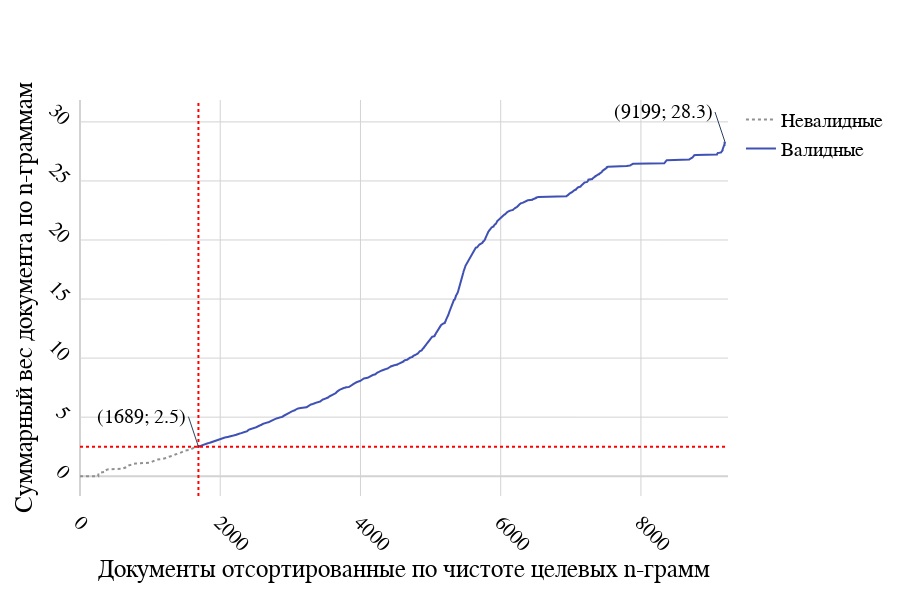

Notebook cell for this chart:
### Markdown cell above
# FREQUENT N-GRAMS

### Code cell
figure(
    stats['frequent']['stats'], 
    CONFIG['frequent_threshold'], 
    'Документы отсортированные по чистоте целевых n-грамм', 
    'Суммарный вес документа по n-граммам',
    f'{RESOURCES}/figures/frequent.png'
)

### Figure 1 — Plotly figure (JSON) as saved in the notebook; plotly's stock layout.template omitted (floating-point values rounded to 4 significant figures; data arrays with more than 128 entries replaced by an {"elided": "..."} marker saying what was removed)
{"data": [{"line": {"dash": "dot"}, "mode": "lines", "name": "Невалидные", "type": "scatter", "x": {"elided": "1689 int values"}, "y": {"elided": "1689 float values"}}, {"mode": "lines", "name": "Валидные", "type": "scatter", "x": {"elided": "7510 int values"}, "y": {"elided": "7510 float values"}}], "layout": {"annotations": [{"showarrow": true, "text": "(1689; 2.5)", "x": 1689, "xanchor": "right", "y": 2.5}, {"showarrow": true, "text": "(9199; 28.3)", "x": 9199, "xanchor": "right", "y": 28.3}], "colorway": ["#919191", "rgba(63, 81, 181, 1.0)"], "font": {"color": "black", "family": "Times New Roman", "size": 20}, "height": 600, "margin": {"pad": 10}, "plot_bgcolor": "rgba(0, 0, 0, 0)", "shapes": [{"line": {"color": "red", "dash": "dot", "width": 2}, "type": "line", "x0": 1689, "x1": 1689, "xref": "x", "y0": 0, "y1": 1, "yref": "y domain"}, {"line": {"color": "red", "dash": "dot", "width": 2}, "type": "line", "x0": 0, "x1": 1, "xref": "x domain", "y0": 2.5, "y1": 2.5, "yref": "y"}], "width": 900, "xaxis": {"gridcolor": "lightgrey", "showgrid": true, "tickangle": 45, "tickformat": "000", "ticklen": 10, "title": {"font": {"color": "black", "family": "Times New Roman", "size": 25}, "text": "Документы отсортированные по чистоте целевых n-грамм"}, "zerolinecolor": "lightgrey"}, "yaxis": {"gridcolor": "lightgrey", "showgrid": true, "tickangle": 45, "tickformat": "000", "ticklen": 10, "title": {"font": {"color": "black", "family": "Times New Roman", "size": 25}, "text": "Суммарный вес документа по n-граммам"}, "zerolinecolor": "lightgrey"}}}
